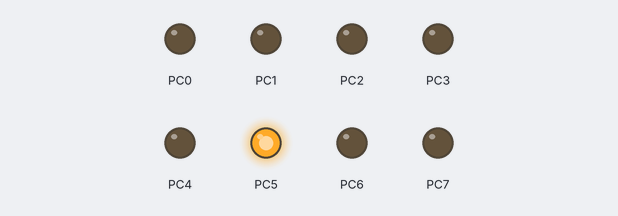
Bench run of a program on a simulated ATmega128, built with avr-gcc and emulated at 8 MHz. Parts: output pins drawn as LEDs (lit = HIGH).

Above: at 0.07 s.
At 0.67 s:
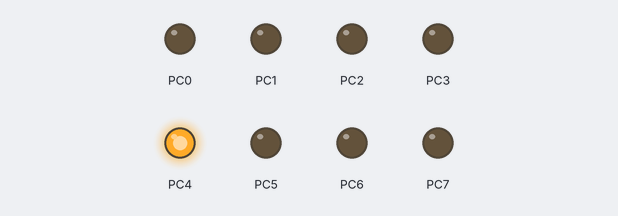
At 1.12 s:
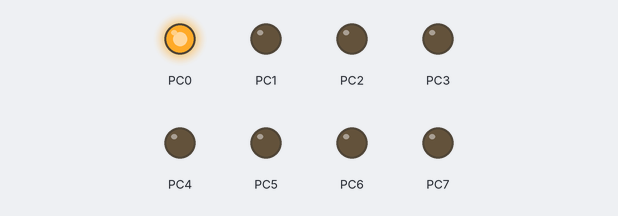
At 1.42 s:
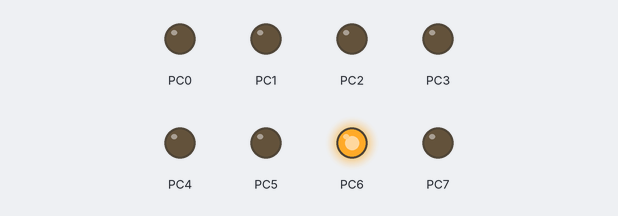
At 2.17 s:
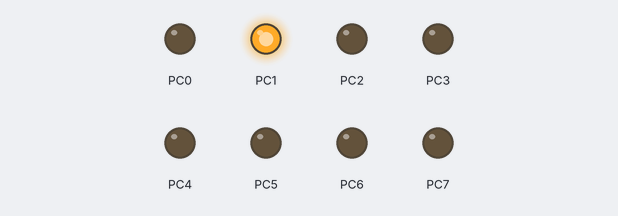
At 2.77 s:
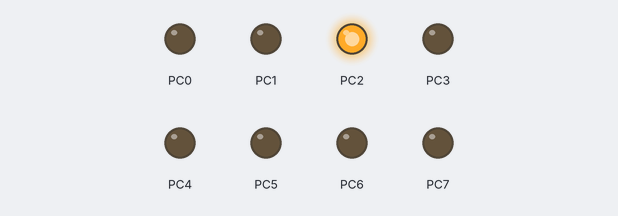
Timing chart, 0 to 3.1 s (numbered marks = the images above):
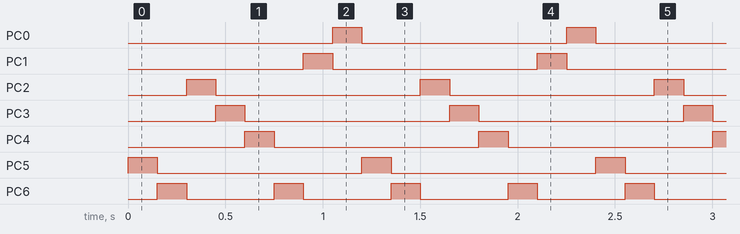

The program:

main.c
```c
/*
 * Opdracht_B4.c
 *
 * Created: 2/12/2020 1:52:19 PM
 * Author : Chiem
 */

#define F_CPU 8000000UL

#include <avr/io.h>
#include <util/delay.h>

#define DisplayA 0x01
#define DisplayB 0x02
#define DisplayC 0x04
#define DisplayD 0x08
#define DisplayE 0x10
#define DisplayF 0x20
#define DisplayG 0x40
#define DisplayDP 0x80


typedef struct {
	unsigned char data;
	unsigned int delay ;
} PATTERN_STRUCT;

// 7 seg
// PORTD dp G F E D C B A
//        y y y y x x x x

PATTERN_STRUCT pattern[] = {
	{DisplayF, 150}, {DisplayG, 150}, {DisplayC, 150}, {DisplayD, 150},
	{DisplayE, 150}, {DisplayG, 150}, {DisplayB, 150}, {DisplayA, 150},
	{0xFF, 0},
};

void wait( int ms )
/*
short:			Busy wait number of millisecs
inputs:			int ms (Number of millisecs to busy wait)
outputs:
notes:			Busy wait, not very accurate. Make sure (external)
				clock value is set. This is used by _delay_ms inside
				util/delay.h
Version :    	DMK, Initial code
*******************************************************************/
{
	for (int i=0; i<ms; i++)
	{
		_delay_ms( 1 );		// library function (max 30 ms at 8MHz)
	}
}

int main(void)
{
    DDRC = 0b11111111;					// PORTD all output

    while (1)
    {
	    // Set index to begin of pattern array
	    int index = 0;
	    // as long as delay has meaningful content
	    while( pattern[index].delay != 0 ) {
		    // Write data to PORTD
		    PORTC = pattern[index].data;
		    // wait
		    wait(pattern[index].delay);
		    // increment for next round
		    index++;
	    }
    }

    return 1;
}
```

Measured:
- by itself, PC0–5: alternates HIGH for 0.15 s and LOW for 1.1 s
- by itself, PC6: alternates HIGH for 0.15 s and LOW for 0.45 s
- by itself, everything shown: repeats every 1.2 s, in 8 steps
